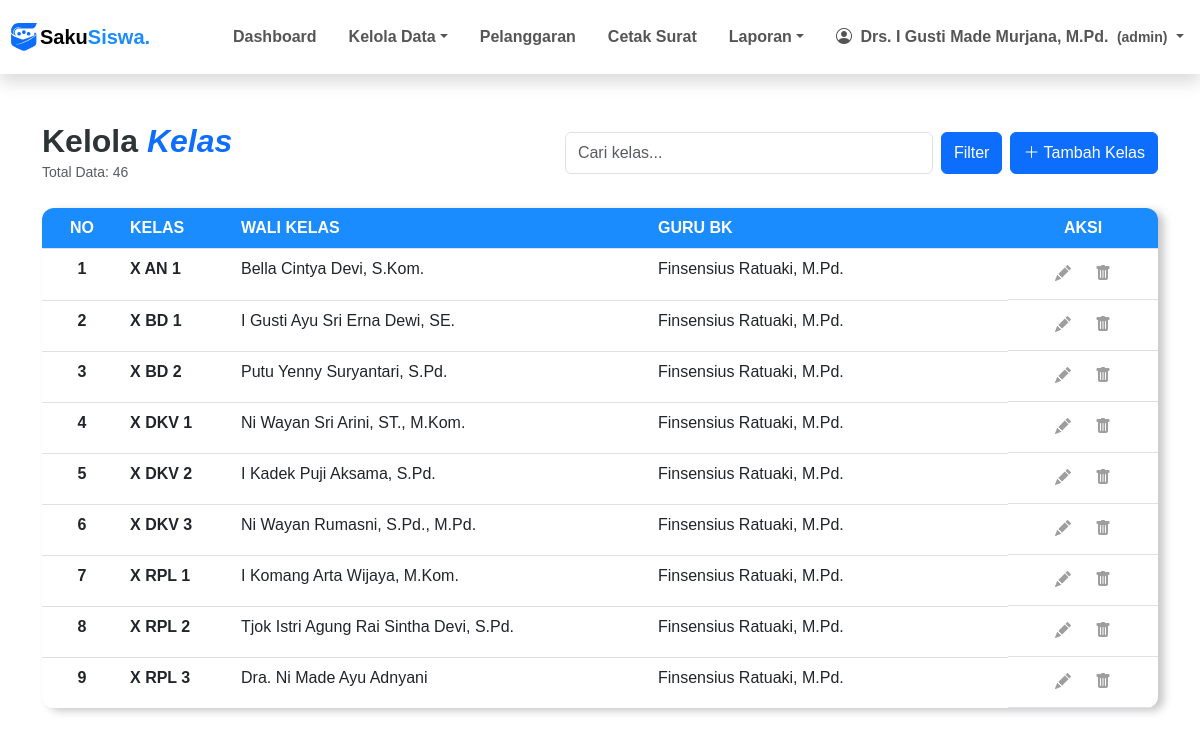
Screenshot of /pages/kelas/list.php (signed in) with the database file from the repository.
### tables this page shows
CREATE TABLE `kelas` (
  `id_kelas` int NOT NULL,
  `id_tingkat` int DEFAULT NULL,
  `id_program_keahlian` int DEFAULT NULL,
  `rombel` int DEFAULT NULL,
  `kode_guru` char(8) DEFAULT NULL
);

CREATE TABLE `tingkat` (
  `id_tingkat` int NOT NULL,
  `tingkat` varchar(6) DEFAULT NULL
);

CREATE TABLE `program_keahlian` (
  `id_program_keahlian` int NOT NULL,
  `program_keahlian` varchar(6) DEFAULT NULL,
  `deskripsi` varchar(50) DEFAULT NULL
);

CREATE TABLE `guru` (
  `kode_guru` char(8) NOT NULL,
  `nama_pengguna` varchar(100) DEFAULT NULL,
  `role` enum('admin','bk','guru','manajemen','siswa') DEFAULT 'guru',
  `username` varchar(50) DEFAULT NULL,
  `password` varchar(70) DEFAULT NULL,
  `aktif` enum('Y','N') DEFAULT NULL,
  `jabatan` varchar(50) DEFAULT NULL,
  `telp` varchar(16) DEFAULT NULL
);

### pages/kelas/list.php (the view, shortened to what this page needs)
<?php
include ROOTPATH . "/config/config.php";
include ROOTPATH . "/includes/header.php";
$check_column = mysqli_query($conn, "SHOW COLUMNS FROM kelas LIKE 'kode_guru_bk'");
if (mysqli_num_rows($check_column) > 0) {
    $result = mysqli_query($conn, "
        SELECT
            k.id_kelas,
            k.rombel,
            t.tingkat,
            pk.program_keahlian,
            g_wali.nama_pengguna AS nama_wali_kelas,
            COALESCE(g_bk_selected.nama_pengguna, g_bk_jabatan.nama_pengguna) AS nama_guru_bk
        FROM kelas k
        JOIN tingkat t ON k.id_tingkat = t.id_tingkat
        JOIN program_keahlian pk ON k.id_program_keahlian = pk.id_program_keahlian
        LEFT JOIN guru g_wali ON k.kode_guru = g_wali.kode_guru
        LEFT JOIN guru g_bk_selected ON k.kode_guru_bk = g_bk_selected.kode_guru
        LEFT JOIN guru g_bk_jabatan ON (
            g_bk_jabatan.jabatan = CONCAT('Guru BK ', t.tingkat)
        )
        ORDER BY t.id_tingkat, pk.program_keahlian, k.rombel
    ");
} else {
    $result = mysqli_query($conn, "
        SELECT
            k.id_kelas,
            k.rombel,
            t.tingkat,
            pk.program_keahlian,
            g_wali.nama_pengguna AS nama_wali_kelas,
            g_bk.nama_pengguna AS nama_guru_bk
        FROM kelas k
        JOIN tingkat t ON k.id_tingkat = t.id_tingkat
        JOIN program_keahlian pk ON k.id_program_keahlian = pk.id_program_keahlian
        LEFT JOIN guru g_wali ON k.kode_guru = g_wali.kode_guru
        LEFT JOIN guru g_bk ON (
            g_bk.jabatan = CONCAT('Guru BK ', t.tingkat)
        )
        ORDER BY t.id_tingkat, pk.program_keahlian, k.rombel
    ");
}
$total_kelas = mysqli_num_rows($result);
?>
<div class="container py-5">
    <div class="row align-items-center mb-4">
        <div class="col-md-4">
            <h2 class="main-title mb-0" style="color: #2d3436; font-weight: 700;">
                Kelola <span class="text-primary fst-italic">Kelas</span>
            </h2>
            <small class="text-muted">Total Data: <?php echo $total_kelas ?></small>
        </div>
        <div class="col-md-8">
            <form action="" method="POST" class="d-flex justify-content-md-end gap-2">
                <input type="text" class="form-control w-50" placeholder="Cari kelas..." name="nama">
                <button type="submit" class="btn btn-primary">
                    Filter
                </button>
                <a href="add.php" class="btn btn-primary py-2">
                    <i class="bi bi-plus-lg"></i> Tambah Kelas
                </a>
            </form>
        </div>
    </div>
    <div class="table-container" style="max-height: 500px; overflow-y: auto;">
        <table class="table table-hover mb-0">
            <thead class="table-dark-custom">
                <tr>
                    <th class="text-center" style="width: 80px;">NO</th>
                    <th>KELAS</th>
                    <th class="text-start">WALI KELAS</th>
                    <th class="text-start">GURU BK</th>
                    <th class="text-center" style="width: 150px;">AKSI</th>
                </tr>
            </thead>
            <tbody>
                <?php
                $no = 1;
                while ($row = mysqli_fetch_assoc($result)):
                    ?>
                    <tr>
                        <td class="text-center fw-semibold"><?= $no++ ?></td>
                        <td class="fw-semibold"><?= $row['tingkat'] . ' ' . $row['program_keahlian'] . ' ' . $row['rombel'] ?></td>
                        <td class="text-start">
                            <?= $row['nama_wali_kelas'] ? $row['nama_wali_kelas'] : '<span class="text-muted">-</span>' ?>
                        </td>
                        <td class="text-start">
                            <?= $row['nama_guru_bk'] ? $row['nama_guru_bk'] : '<span class="text-muted">-</span>' ?>
                        </td>
                        <td class="text-center d-flex justify-content-center gap-1 px-0">
                            <a class="btn-action btn-edit" href="edit.php?id=<?= $row['id_kelas'] ?>" title="Edit">
                                <i class="bi bi-pencil-fill"></i>
                            </a>
                            <form action="/SistemPoin/process/kelas_process.php" method="post"
                                onsubmit="return confirm('Ingin Menghapus data kelas <?= $row['tingkat'] . ' ' . $row['program_keahlian'] . ' ' . $row['rombel'] ?>?')">
                                <button class="btn-action btn-delete" title="Hapus" type="submit">
                                    <i class="bi bi-trash-fill"></i>
                                </button>
                            </form>
                        </td>
                    </tr>
                <?php endwhile; ?>
            </tbody>
        </table>
    </div>
</div>
<?php include '../../includes/footer.php'; ?>

### assets/css/style.css (style rules this page uses)
.table-container { background: #ffffff; border-radius: 12px; overflow: hidden; box-shadow: rgba(0, 0, 0, 0.219) 6px 3px 8px !important; }
.table-dark-custom { background-color: #1a374d !important; color: white !important; }
.btn-action { color: #9e9e9e; transition: all 0.3s ease; background: none; border: none; padding: 5px 10px; }
th { background-color: #1a8cfd !important; color: white !important; }
.btn { transition: all 0.4s ease-in-out !important; }

### includes/header.php (style rules this page uses)
body { font-family: 'Poppins', sans-serif !important; }

### rows the page displays
kelas: id_tingkat.tingkat "X", id_program_keahlian.program_keahlian "AN", rombel "1", kode_guru.nama_pengguna "Bella Cintya Devi, S.Kom.", guru.nama_pengguna "Finsensius Ratuaki, M.Pd."
kelas: id_tingkat.tingkat "X", id_program_keahlian.program_keahlian "BD", rombel "1", kode_guru.nama_pengguna "I Gusti Ayu Sri Erna Dewi, SE.", guru.nama_pengguna "Finsensius Ratuaki, M.Pd."
kelas: id_tingkat.tingkat "X", id_program_keahlian.program_keahlian "BD", rombel "2", kode_guru.nama_pengguna "Putu Yenny Suryantari, S.Pd.", guru.nama_pengguna "Finsensius Ratuaki, M.Pd."
kelas: id_tingkat.tingkat "X", id_program_keahlian.program_keahlian "DKV", rombel "1", kode_guru.nama_pengguna "Ni Wayan Sri Arini, ST., M.Kom.", guru.nama_pengguna "Finsensius Ratuaki, M.Pd."
kelas: id_tingkat.tingkat "X", id_program_keahlian.program_keahlian "DKV", rombel "2", kode_guru.nama_pengguna "I Kadek Puji Aksama, S.Pd.", guru.nama_pengguna "Finsensius Ratuaki, M.Pd."
kelas: id_tingkat.tingkat "X", id_program_keahlian.program_keahlian "DKV", rombel "3", kode_guru.nama_pengguna "Ni Wayan Rumasni, S.Pd., M.Pd.", guru.nama_pengguna "Finsensius Ratuaki, M.Pd."
kelas: id_tingkat.tingkat "X", id_program_keahlian.program_keahlian "RPL", rombel "1", kode_guru.nama_pengguna "I Komang Arta Wijaya, M.Kom.", guru.nama_pengguna "Finsensius Ratuaki, M.Pd."
kelas: id_tingkat.tingkat "X", id_program_keahlian.program_keahlian "RPL", rombel "2", kode_guru.nama_pengguna "Tjok Istri Agung Rai Sintha Devi, S.Pd.", guru.nama_pengguna "Finsensius Ratuaki, M.Pd."
kelas: id_tingkat.tingkat "X", id_program_keahlian.program_keahlian "RPL", rombel "3", kode_guru.nama_pengguna "Dra. Ni Made Ayu Adnyani", guru.nama_pengguna "Finsensius Ratuaki, M.Pd."

### other values shown
$_SESSION['nama_pengguna'] "Drs. I Gusti Made Murjana, M.Pd."
$_SESSION['user_role'] "admin"
$total_kelas "46"
